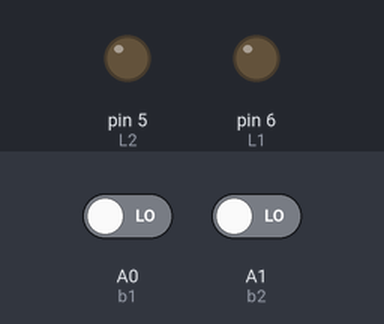
This sketch was run on a simulated Arduino Uno, built with avr-gcc and run on an emulated ATmega328P. Parts: output pins drawn as LEDs (lit = HIGH). The test bench sets the inputs (shaded band); at power-on: A0 (b1) LOW, A1 (b2) LOW. At 1.3 s the program stops and its outputs stay as they are.

Above: at 1.2 s.
1.3 s: A0 (b1) driven HIGH
At 1.9 s:
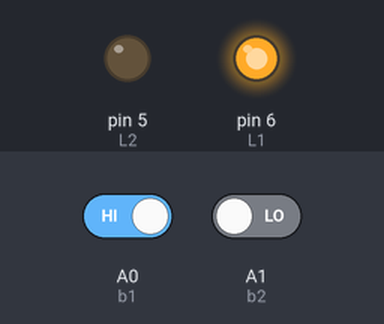
Timing chart, 0 to 2.8 s (numbered marks = the images above; inputs shaded):
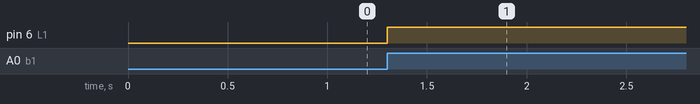

The sketch:

Who_was_the_first_one.ino
```cpp
int b1 = A0;
int b2 = A1;

int L1 = 6;
int L2 = 5;

void setup() {
  // put your setup code here, to run once:
  pinMode(b1, INPUT);
  pinMode(b2, INPUT);

  pinMode(L1, OUTPUT);
  pinMode(L2, OUTPUT);
}

void loop() {
  // put your main code here, to run repeatedly:
  if (digitalRead(b1) == 1) {
    digitalWrite(L1, HIGH);
    while (1);
  }

  if (digitalRead(b2) == 1){
    digitalWrite(L2, HIGH);
    while (1);
  }
}
```

Measured:
- after the input at 1.3 s, pin 6 (L1): LOW → HIGH at once
